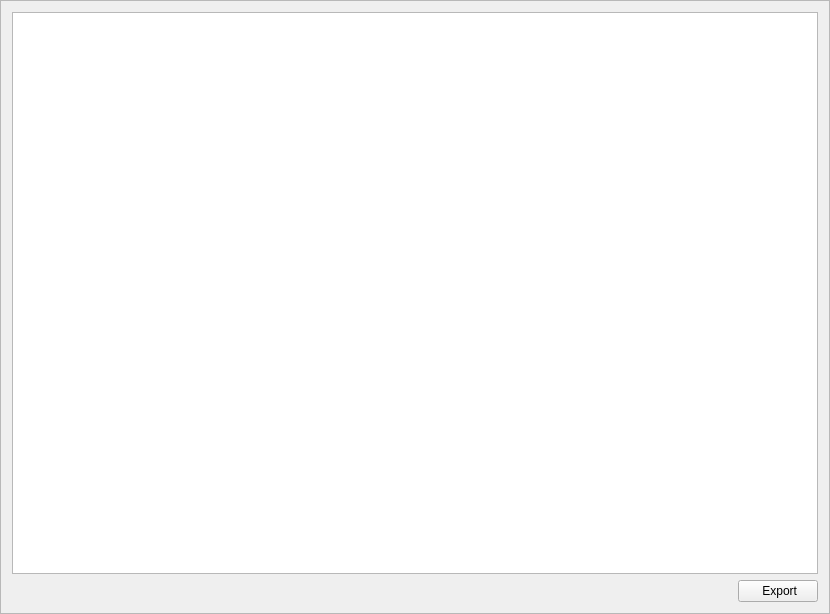
<?xml version="1.0" encoding="UTF-8"?>
<ui version="4.0">
 <class>TransactionsFrame</class>
 <widget class="QFrame" name="TransactionsFrame">
  <property name="geometry">
   <rect>
    <x>0</x>
    <y>0</y>
    <width>830</width>
    <height>614</height>
   </rect>
  </property>
  <property name="windowTitle">
   <string>Frame</string>
  </property>
  <property name="frameShape">
   <enum>QFrame::StyledPanel</enum>
  </property>
  <property name="frameShadow">
   <enum>QFrame::Raised</enum>
  </property>
  <layout class="QVBoxLayout" name="verticalLayout">
   <item>
    <widget class="QTableView" name="m_transactionsView">
     <property name="sizeAdjustPolicy">
      <enum>QAbstractScrollArea::AdjustIgnored</enum>
     </property>
     <property name="editTriggers">
      <set>QAbstractItemView::AnyKeyPressed|QAbstractItemView::CurrentChanged|QAbstractItemView::EditKeyPressed|QAbstractItemView::SelectedClicked</set>
     </property>
     <property name="alternatingRowColors">
      <bool>false</bool>
     </property>
     <property name="autoScrollMargin">
      <number>0</number>
     </property>
     <property name="sortingEnabled">
      <bool>false</bool>
     </property>
     <attribute name="headerShowSortIndicator" stdset="0">
      <bool>false</bool>
     </attribute>
     <property name="showGrid">
      <bool>false</bool>
     </property>
     <property name="cursor">
      <cursorShape>PointingHandCursor</cursorShape>
     </property> 
     <property name="styleSheet">
      <string notr="true">
 QTableView::item
{
   border-bottom: 1px solid #e1e1e1;
  spacing: 0px;
  margin: 0px;
  padding: 10px;
}
QTableView::item:selected
 {
     background-color:#ccc;
     color: black;
     border:none;
     border-bottom: 1px solid #e1e1e1;
     outline:none;
 }
 QTableView::item:focus
 {
    selection-background-color:transparent;
    selection-border:transparent;
    outline:none;
    border:none;
 }

QTableView::item:selected:active {
    background-color:qlineargradient(x1: 0, y1: 0, x2: 0, y2: 1, stop: 0 #ccc, stop: 1 #eee);
    outline:none;
    border:none;
} 

QTableView {
    outline:none;
} 
 </string>
     </property>     
    </widget>
   </item>
   <item>
    <layout class="QHBoxLayout" name="horizontalLayout">
     <item>
      <spacer name="horizontalSpacer">
       <property name="orientation">
        <enum>Qt::Horizontal</enum>
       </property>
       <property name="sizeHint" stdset="0">
        <size>
         <width>40</width>
         <height>20</height>
        </size>
       </property>
      </spacer>
     </item>
     <item>
      <widget class="QPushButton" name="m_csvButton">
     <property name="cursor">
      <cursorShape>PointingHandCursor</cursorShape>
     </property> 
       <property name="text">
        <string> Export</string>
       </property>
       <property name="icon">
        <iconset resource="../../resources.qrc">
         <normaloff>:/icons/export</normaloff>:/icons/export</iconset>
       </property>
      </widget>
     </item>
    </layout>
   </item>
  </layout>
 </widget>
 <resources>
  <include location="../../resources.qrc"/>
 </resources>
 <connections>
  <connection>
   <sender>m_csvButton</sender>
   <signal>clicked()</signal>
   <receiver>TransactionsFrame</receiver>
   <slot>exportToCsv()</slot>
   <hints>
    <hint type="sourcelabel">
     <x>761</x>
     <y>587</y>
    </hint>
    <hint type="destinationlabel">
     <x>414</x>
     <y>306</y>
    </hint>
   </hints>
  </connection>
  <connection>
   <sender>m_transactionsView</sender>
   <signal>doubleClicked(QModelIndex)</signal>
   <receiver>TransactionsFrame</receiver>
   <slot>showTransactionDetails(QModelIndex)</slot>
   <hints>
    <hint type="sourcelabel">
     <x>414</x>
     <y>287</y>
    </hint>
    <hint type="destinationlabel">
     <x>414</x>
     <y>306</y>
    </hint>
   </hints>
  </connection>
 </connections>
 <slots>
  <slot>exportToCsv()</slot>
  <slot>showTransactionDetails(QModelIndex)</slot>
 </slots>
</ui>
